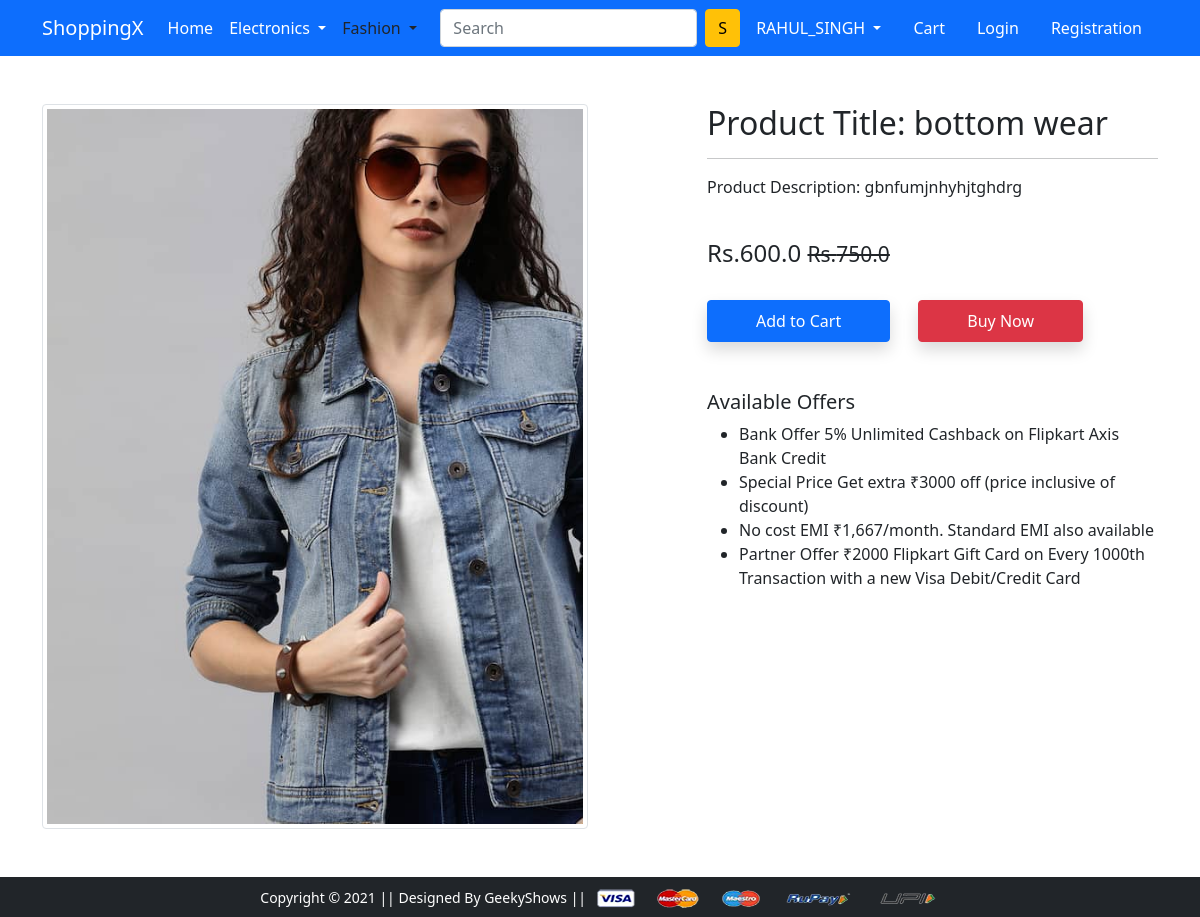
Page /product-detail/1 (signed in) on the committed database.
### app/models.py (models this page shows, shortened)
class Product(models.Model):
    title = models.CharField(max_length=100)
    selling_price = models.FloatField()
    discounted_price = models.FloatField()
    description = models.TextField()
    brand = models.CharField(max_length=100)
    category = models.CharField(choices=CATEGORY_CHOICES, max_length=2)
    product_image = models.ImageField(upload_to="productimg")

### app/views.py (the view)
# urls.py: path('product-detail/',views.ProductDetailView.as_view(), name='product-detail'),
class ProductDetailView(View):
    def get(self, request, pk):
        product = Product.objects.get(pk=pk)
        item_already_in_cart = False
        if request.user.is_authenticated:
            item_already_in_cart = Cart.objects.filter(Q(product=product.id) & Q(user=request.user)).exists()
            return render(request, 'app/productdetail.html',{'product':product, 'item_already_in_cart':item_already_in_cart})

### app/templates/app/productdetail.html (shortened to what this page needs)
{% extends 'app/base.html' %}
{% load static %}
{% block main-content %}
<div class="container my-5">
 <div class="row">
  <div class="col-sm-6 text-center align-self-center">
   <img src="{{product.product_image.url}}" alt="" class="img-fluid img-thumbnail">
  </div>
  <div class="col-sm-5 offset-sm-1">
   <h2>Product Title: {{product.title}}</h2>
   <hr>
   <p>Product Description: {{product.description}}</p> <br>
   <h4>Rs.{{product.discounted_price}} <small class="fw-light text-decoration-line-through">Rs.{{product.selling_price}}</small></h4> <br>
   <a href="{% url 'add-to-cart' %}" class="btn btn-primary shadow px-5 py-2">Add to Cart</a>
   <a href="{% url 'buy-now' %}" class="btn btn-danger shadow px-5 py-2 ms-4">Buy Now</a>
   <h5 class="mt-5">Available Offers</h5>
   <ul>
    <li>Bank Offer 5% Unlimited Cashback on Flipkart Axis Bank Credit</li>
    <li>Special Price Get extra ₹3000 off (price inclusive of discount)</li>
    <li>No cost EMI ₹1,667/month. Standard EMI also available</li>
    <li>Partner Offer ₹2000 Flipkart Gift Card on Every 1000th Transaction with a new Visa Debit/Credit Card</li>
   </ul>
  </div>
 </div>
</div>
{% endblock main-content %}

### rows in the picture
Product: product_image (picture), title "bottom wear", description "gbnfumjnhyhjtghdrg", discounted_price "600.0", selling_price "750.0"
